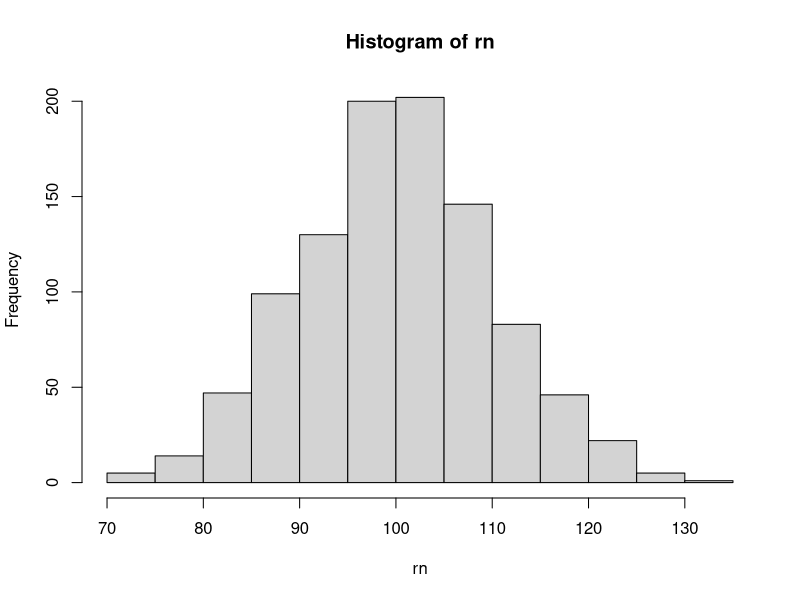

Generate this figure with R:
## ---- chunk 1
set.seed(123)
rn <- rnorm(1000, 100, 10)
mean(rn) -> xbar
xbar
S <- sd(rn)
S
## ---- chunk 2
#| echo: false
#| label: "fig-hist"
#| fig-cap: "Histogram of class junk"

hist(rn)
